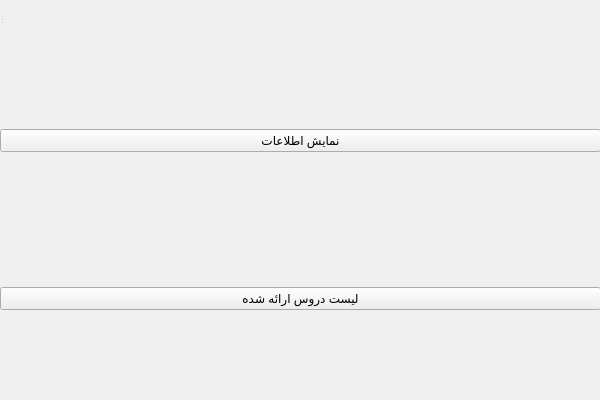
<?xml version="1.0" encoding="UTF-8"?>
<ui version="4.0">
 <class>MasterMainForm</class>
 <widget class="QWidget" name="MasterMainForm">
  <property name="geometry">
   <rect>
    <x>0</x>
    <y>0</y>
    <width>600</width>
    <height>400</height>
   </rect>
  </property>
  <property name="windowTitle">
   <string>Professor Main Window</string>
  </property>
  <widget class="QWidget" name="centralwidget">
   <property name="geometry">
    <rect>
     <x>0</x>
     <y>0</y>
     <width>601</width>
     <height>441</height>
    </rect>
   </property>
   <layout class="QVBoxLayout" name="verticalLayout">
    <item>
     <widget class="QPushButton" name="showInfoButton">
      <property name="text">
       <string>نمایش اطلاعات</string>
      </property>
     </widget>
    </item>
    <item>
     <widget class="QPushButton" name="courseListButton">
      <property name="text">
       <string>لیست دروس ارائه شده</string>
      </property>
     </widget>
    </item>
   </layout>
  </widget>
  <widget class="QStatusBar" name="statusbar">
   <property name="geometry">
    <rect>
     <x>0</x>
     <y>0</y>
     <width>3</width>
     <height>25</height>
    </rect>
   </property>
  </widget>
 </widget>
 <resources/>
 <connections/>
</ui>
